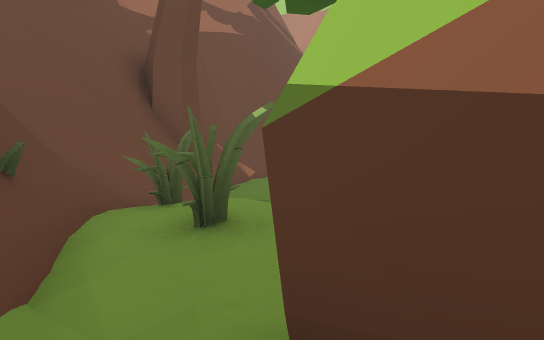
[1] (above)

24 first-person views from a walk through a scene from a Unity 3-D project. The camera is 1.3 m above the floor, tilts 4° down and sees 70° across. The floor is counted in squares, 2 m on a side. Each view is taken from the middle of a square. On the plan, view 1 faces up. The plan holds only what a view shows up to about 11 squares ahead; the rest is blank. The place goes on beyond the plan. Some animated figures are not drawn.

[2]
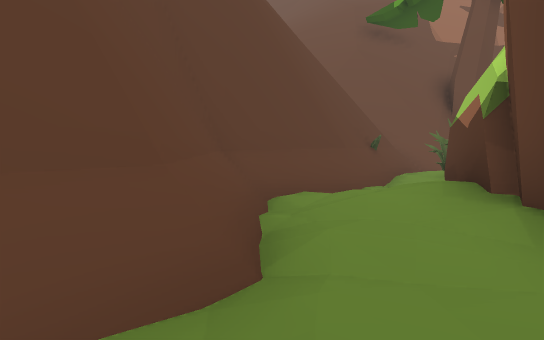

[3]
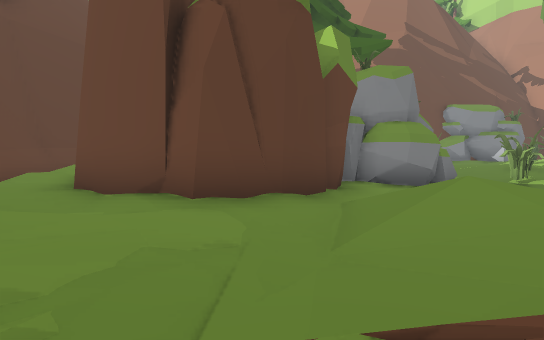

[4]
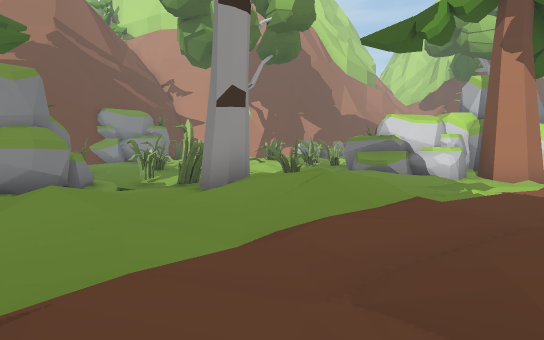

[5]
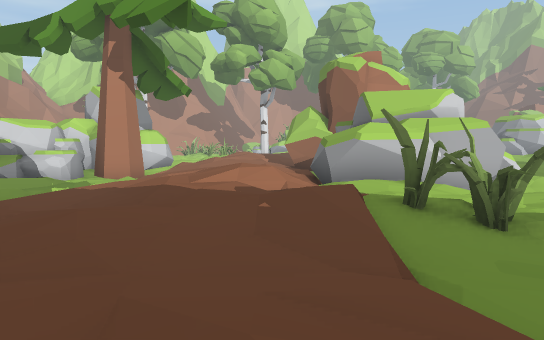

[6]
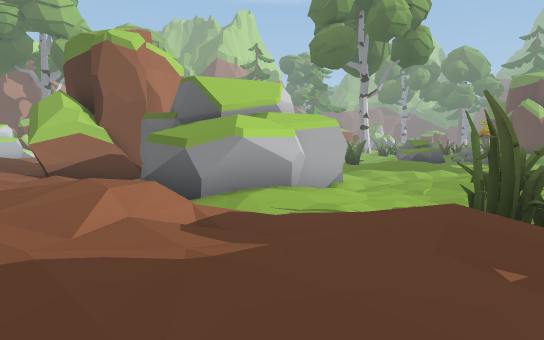

[7]
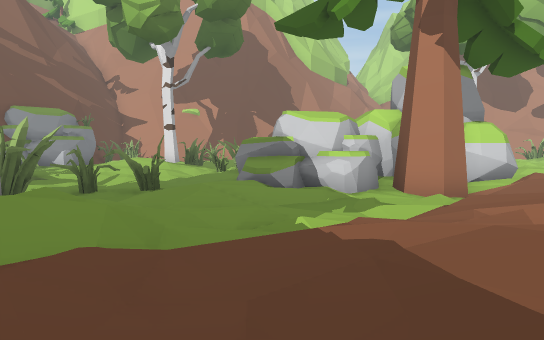

[8]
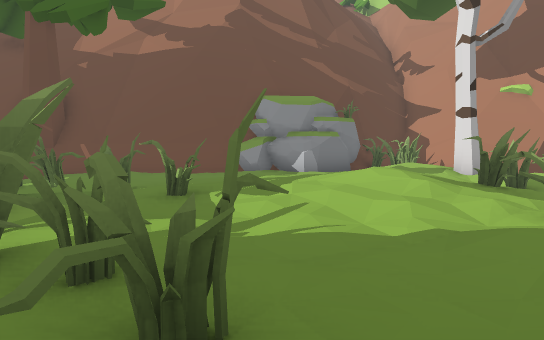

[9]
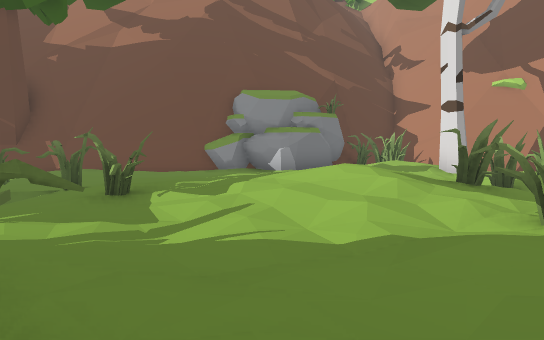

[10]
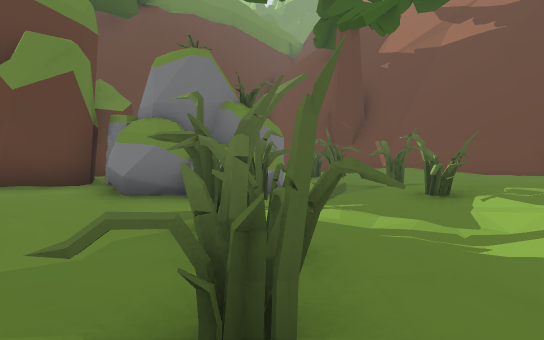

[11]
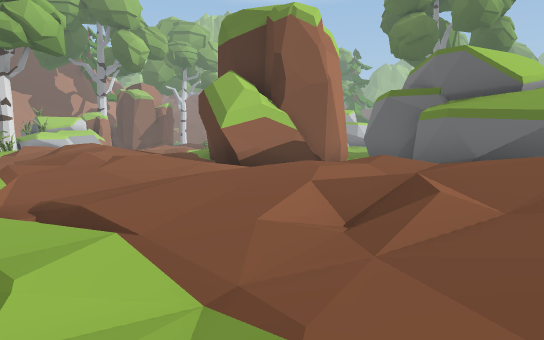

[12]
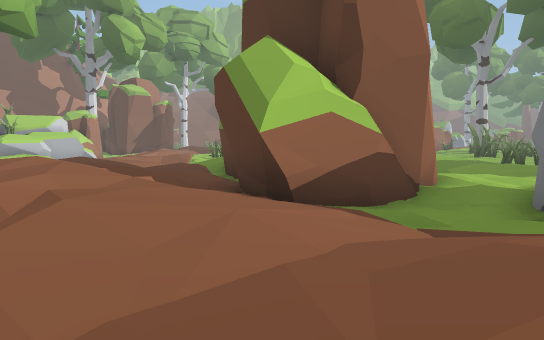

[13]
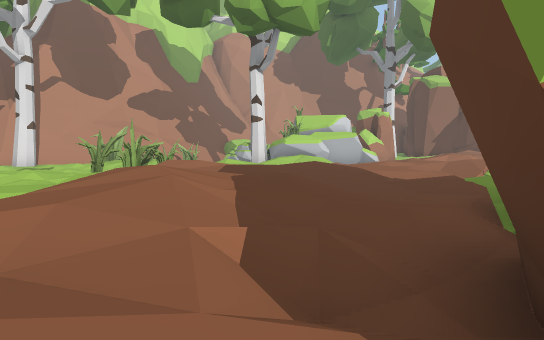

[14]
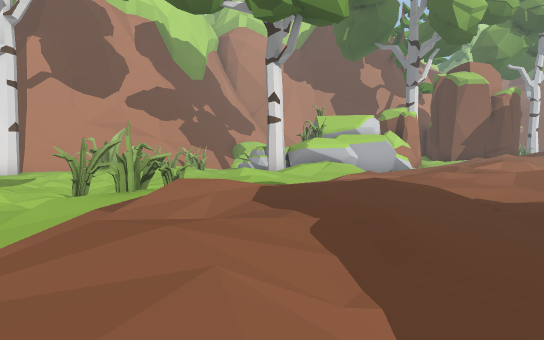

[15]
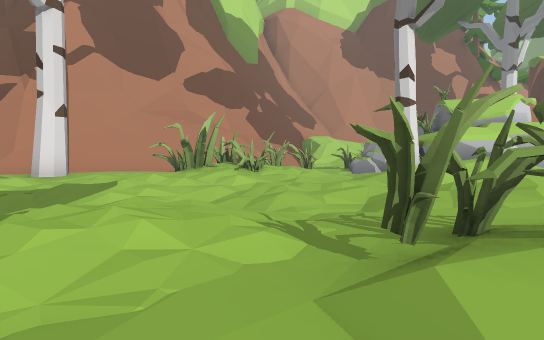

[16]
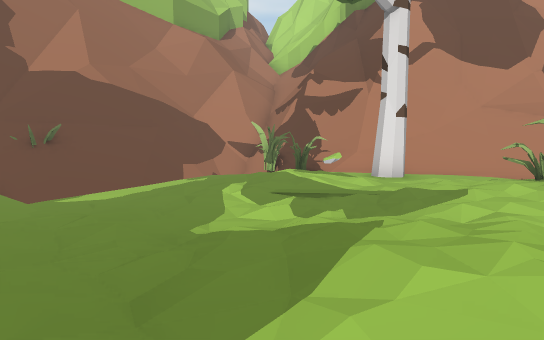

[17]
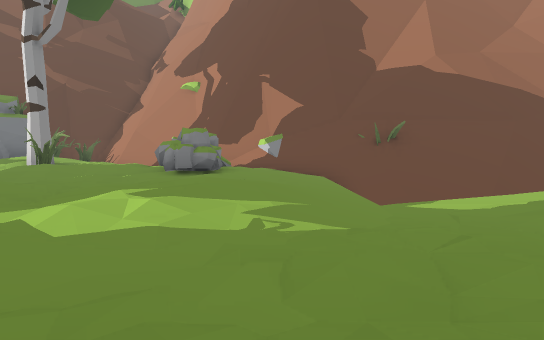

[18]
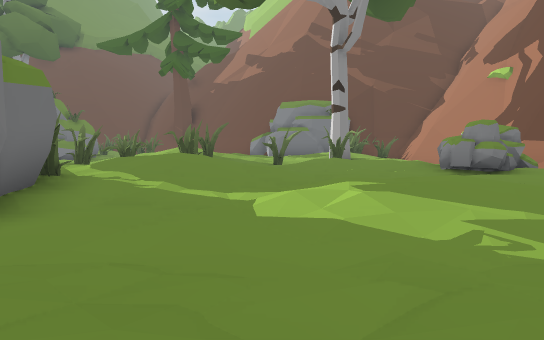

[19]
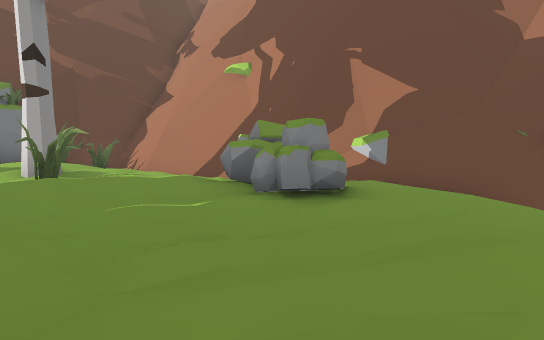

[20]
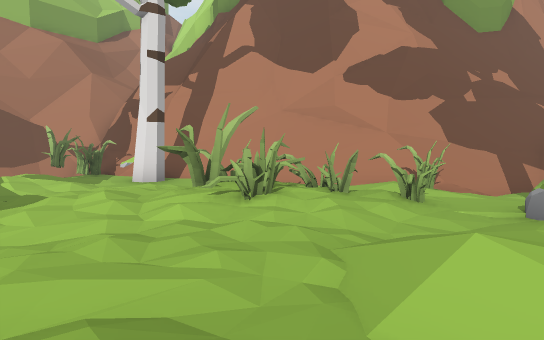

[21]
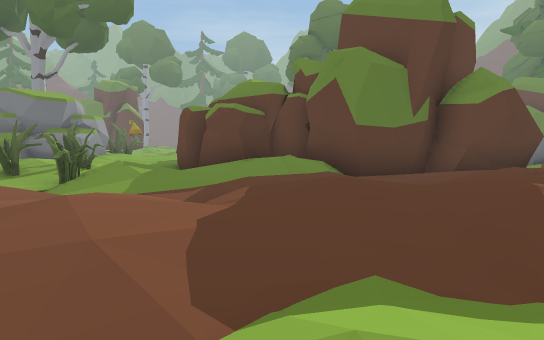

[22]
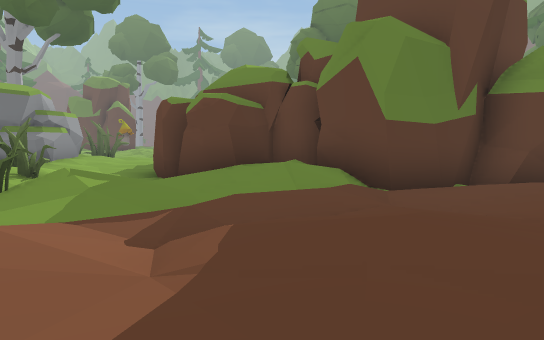

[23]
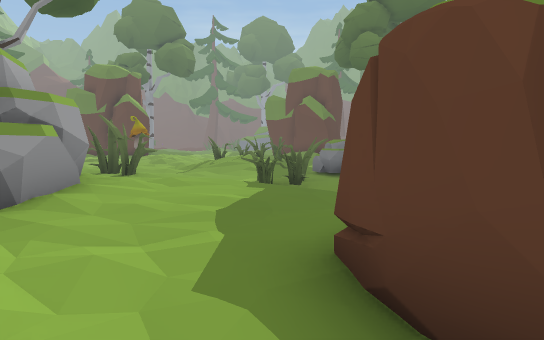

[24]
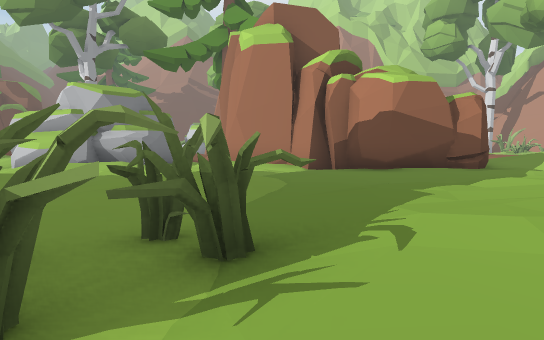

### Floor plan
Key: @ floor where view 1 was taken; # wall or solid block; x gap in a wall; . main floor; : floor 0.25 m higher than the main floor; - floor 0.25 m lower than the main floor; + floor 0.5 m higher than the main floor; _ floor 0.5 m lower than the main floor; * floor 0.75 m higher than the main floor; % floor 1 m higher than the main floor; & floor 1.25 m higher than the main floor; / step, stairs or slope; = window, fence, low wall or low ledge; ^ raised ledge; v drop or lower ground; R rock; O other object.
Columns run from 3 left of view 1 to 34 right of it. Each row starts with its distance up from view 1.
 23                    ###v  OO########^^^
 22                 ####vv -...-#-/####=//
 21               ####vv  v-.::.-----/x///
 20           #####R...v  v-.::...O  .O__
 19           ##   RR:..vv--.--...OOO..-_
 18          O..  :RRR:../_--_-.:.OOOO--
 17        # O+:.:::.:.::/---_--../O:.-RR
 16        # :+#.OO:...:+:---/----...-.##
 15        #  :...::...:::..-/:/..../:./#
 14        #.    O..:::.:.....+:.-../::*##
 13     ## ..   ::.:+/+.-..:..::..::-../
 12     ##..::+ *O.O *+:-..  ::OO:+/.-/:
 11   ###.-..:+**:.  +:O#    ::OO/:::/ /
 10   ##.--..:+++:.O          :+%*++++++:
  9  ##..-OO.O:::..:         ///****++:++
  8  ##-O-OO.OO..--.   ####=////*+*/.:.:*
  7 ##vvO-O --..-../#### .+/*%%*/:+/::.//
  6 ==     ##-.OOOO:^####.+***/*+:+/:+/OO
  5 ##O:    #-OOO.:+:/-...:**//:/#//*+*:O
  4 # OO    #-v...:/.-./:+:++#########:O*O
  3 #OOO   ##..:#:::/../+*+:/.#   ####::OO
  2 #########..::*//.::/+*+:.-## #####+:+
  1  #=##   #. +////:+*/**+/#-/###.##+::+#
  0  #=@##  #./*+:+::/*&*/####:.::.::::++#
 -1  ##/*####.//::/+:**//##  ##.::..:::++#
 -2  ##=::#/:.-.:.//**+::+## #^::.:+:::++*
 -3   ##:::.::../++**%/+:+:###/...:::.:+++
 -4    #.:   /. :+*++/OO::....:   .::..:+:
 -5               *//::OO:.:...   :...O.::
 -6               * ..   +++:.:     .OO..O

Positions as (right, up) in squares from view 1, and headings:
1: (0, 0), facing up
2: (2, -4), facing up-left
3: (9, -4), facing up-left
4: (10, -4), facing up
5: (11, -6), facing up-right
6: (12, -2), facing right
7: (13, -2), facing up
8: (12, 5), facing up-left
9: (12, 6), facing up-left
10: (12, 6), facing left
11: (13, 3), facing right
12: (17, 4), facing right
13: (21, 4), facing up-right
14: (22, 6), facing up-right
15: (22, 11), facing up-right
16: (22, 12), facing up
17: (21, 13), facing up-left
18: (21, 14), facing left
19: (17, 14), facing up-left
20: (28, 12), facing up
21: (28, 13), facing down
22: (28, 11), facing down
23: (31, 5), facing down
24: (33, -6), facing up-left
